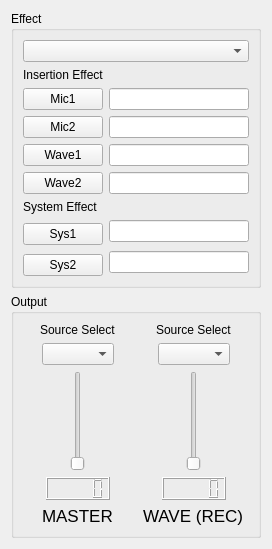
   <widget class="QWidget" name="">
    <layout class="QVBoxLayout" name="verticalLayout_2">
     <item>
      <widget class="QGroupBox" name="groupBox_4">
       <property name="minimumSize">
        <size>
         <width>250</width>
         <height>250</height>
        </size>
       </property>
       <property name="maximumSize">
        <size>
         <width>250</width>
         <height>16777215</height>
        </size>
       </property>
       <property name="title">
        <string>Effect</string>
       </property>
       <layout class="QGridLayout" name="gridLayout_9">
        <item row="0" column="0" colspan="2">
         <widget class="QComboBox" name="uiEffectModeSelector"/>
        </item>
        <item row="1" column="0" colspan="2">
         <widget class="QLabel" name="uiInsertionEffectLabel">
          <property name="text">
           <string>Insertion Effect</string>
          </property>
         </widget>
        </item>
        <item row="2" column="0">
         <widget class="QPushButton" name="EffMic1Button">
          <property name="text">
           <string>Mic1</string>
          </property>
         </widget>
        </item>
        <item row="2" column="1">
         <widget class="QLineEdit" name="uiEffectNameMic1">
          <property name="maximumSize">
           <size>
            <width>150</width>
            <height>16777215</height>
           </size>
          </property>
         </widget>
        </item>
        <item row="3" column="0">
         <widget class="QPushButton" name="EffMic2Button">
          <property name="text">
           <string>Mic2</string>
          </property>
         </widget>
        </item>
        <item row="3" column="1">
         <widget class="QLineEdit" name="uiEffectNameMic2">
          <property name="maximumSize">
           <size>
            <width>150</width>
            <height>16777215</height>
           </size>
          </property>
         </widget>
        </item>
        <item row="4" column="0">
         <widget class="QPushButton" name="EffWave1Button">
          <property name="text">
           <string>Wave1</string>
          </property>
         </widget>
        </item>
        <item row="4" column="1">
         <widget class="QLineEdit" name="uiEffectNameWave1">
          <property name="maximumSize">
           <size>
            <width>150</width>
            <height>16777215</height>
           </size>
          </property>
         </widget>
        </item>
        <item row="5" column="0">
         <widget class="QPushButton" name="EffWave2Button">
          <property name="text">
           <string>Wave2</string>
          </property>
         </widget>
        </item>
        <item row="5" column="1">
         <widget class="QLineEdit" name="uiEffectNameWave2">
          <property name="maximumSize">
           <size>
            <width>150</width>
            <height>16777215</height>
           </size>
          </property>
         </widget>
        </item>
        <item row="6" column="0" colspan="2">
         <widget class="QLabel" name="uiSysEffectLabel">
          <property name="text">
           <string>System Effect</string>
          </property>
         </widget>
        </item>
        <item row="7" column="0" rowspan="2">
         <widget class="QPushButton" name="EffSys1Button">
          <property name="text">
           <string>Sys1</string>
          </property>
         </widget>
        </item>
        <item row="7" column="1">
         <widget class="QLineEdit" name="uiEffectNameSys1">
          <property name="maximumSize">
           <size>
            <width>150</width>
            <height>16777215</height>
           </size>
          </property>
         </widget>
        </item>
        <item row="8" column="1" rowspan="2">
         <widget class="QLineEdit" name="uiEffectNameSys2">
          <property name="maximumSize">
           <size>
            <width>150</width>
            <height>16777215</height>
           </size>
          </property>
         </widget>
        </item>
        <item row="9" column="0">
         <widget class="QPushButton" name="EffSys2Button">
          <property name="text">
           <string>Sys2</string>
          </property>
         </widget>
        </item>
       </layout>
      </widget>
     </item>
     <item>
      <widget class="QGroupBox" name="outputBox">
       <property name="maximumSize">
        <size>
         <width>250</width>
         <height>16777215</height>
        </size>
       </property>
       <property name="title">
        <string>Output</string>
       </property>
       <layout class="QGridLayout" name="gridLayout_8">
        <item row="3" column="4" alignment="Qt::AlignHCenter">
         <widget class="QLabel" name="label_15">
          <property name="text">
           <string>Source Select</string>
          </property>
         </widget>
        </item>
        <item row="4" column="4" alignment="Qt::AlignHCenter">
         <widget class="QComboBox" name="OutputWaveRecSourceSelect"/>
        </item>
        <item row="5" column="3" alignment="Qt::AlignHCenter">
         <widget class="QSlider" name="MasterLineFader">
          <property name="minimumSize">
           <size>
            <width>0</width>
            <height>100</height>
           </size>
          </property>
          <property name="maximumSize">
           <size>
            <width>16777215</width>
            <height>400</height>
           </size>
          </property>
          <property name="styleSheet">
           <string notr="true"/>
          </property>
          <property name="maximum">
           <number>127</number>
          </property>
          <property name="value">
           <number>0</number>
          </property>
          <property name="orientation">
           <enum>Qt::Vertical</enum>
          </property>
          <property name="channel" stdset="0">
           <number>0</number>
          </property>
          <property name="parameter" stdset="0">
           <number>0</number>
          </property>
         </widget>
        </item>
        <item row="7" column="4" alignment="Qt::AlignHCenter">
         <widget class="QLabel" name="label_17">
          <property name="font">
           <font>
            <pointsize>13</pointsize>
           </font>
          </property>
          <property name="text">
           <string>WAVE (REC)</string>
          </property>
         </widget>
        </item>
        <item row="5" column="4" alignment="Qt::AlignHCenter">
         <widget class="QSlider" name="WaveRecFader">
          <property name="enabled">
           <bool>true</bool>
          </property>
          <property name="maximum">
           <number>127</number>
          </property>
          <property name="orientation">
           <enum>Qt::Vertical</enum>
          </property>
         </widget>
        </item>
        <item row="7" column="3" alignment="Qt::AlignHCenter">
         <widget class="QLabel" name="label_16">
          <property name="font">
           <font>
            <pointsize>13</pointsize>
           </font>
          </property>
          <property name="text">
           <string>MASTER</string>
          </property>
         </widget>
        </item>
        <item row="4" column="3" alignment="Qt::AlignHCenter">
         <widget class="QComboBox" name="OutputMasterSourceSelect"/>
        </item>
        <item row="3" column="3" alignment="Qt::AlignHCenter">
         <widget class="QLabel" name="label_14">
          <property name="text">
           <string>Source Select</string>
          </property>
         </widget>
        </item>
        <item row="6" column="3" alignment="Qt::AlignHCenter">
         <widget class="QLCDNumber" name="MasterLineLcd"/>
        </item>
        <item row="6" column="4" alignment="Qt::AlignHCenter">
         <widget class="QLCDNumber" name="WaveRecLcd"/>
        </item>
       </layout>
      </widget>
     </item>
    </layout>
   </widget>
